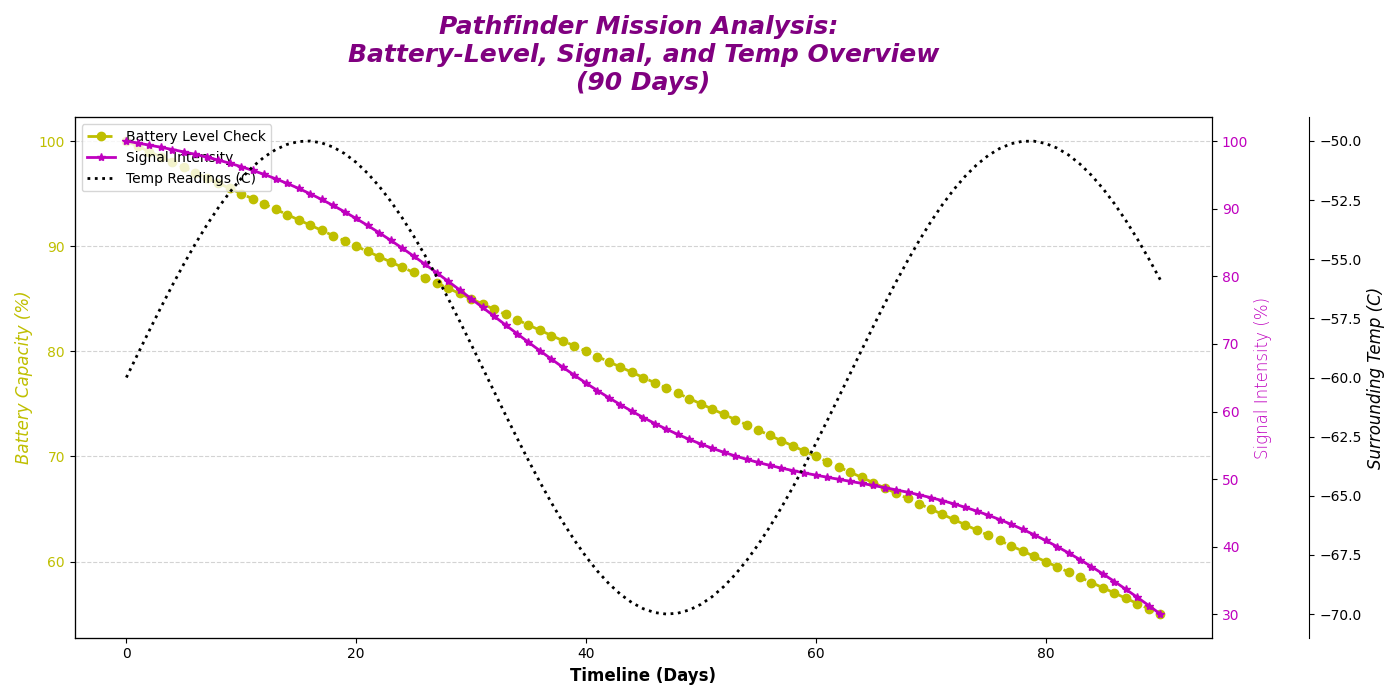

The script that drew this image:
import numpy as np
import matplotlib.pyplot as plt

days = np.arange(0, 91, 1)

battery_usage = 100 - 0.5 * days
signal_strength = np.clip(100 - (0.8 * days) + 5 * np.sin(0.1*days), 0, 100)
temperature_readings = -60 + 10 * np.sin(0.1 * days)

fig, ax1 = plt.subplots(figsize=(14, 7))

ax1.plot(days, battery_usage, 'y--o', label='Battery Level Check', linewidth=2)
ax1.set_xlabel('Timeline (Days)', fontsize=12, fontweight='bold')
ax1.set_ylabel('Battery Capacity (%)', color='y', fontsize=12, fontstyle='italic')
ax1.tick_params(axis='y', labelcolor='y')
ax1.grid(True, linestyle='--', which='both', color='lightgrey', axis='y')

ax2 = ax1.twinx()
ax2.plot(days, signal_strength, 'm-*', label='Signal Intensity', linewidth=2)
ax2.set_ylabel('Signal Intensity (%)', color='m', fontsize=12, fontweight='light')
ax2.tick_params(axis='y', labelcolor='m')
ax2.grid(False)

ax3 = ax1.twinx()
ax3.spines['right'].set_position(('outward', 70))
ax3.plot(days, temperature_readings, 'k:', label='Temp Readings (C)', linewidth=2)
ax3.set_ylabel('Surrounding Temp (C)', color='k', fontsize=12, fontstyle='oblique')
ax3.tick_params(axis='y', labelcolor='k')

lines1, labels1 = ax1.get_legend_handles_labels()
lines2, labels2 = ax2.get_legend_handles_labels()
lines3, labels3 = ax3.get_legend_handles_labels()

ax1.legend(lines1 + lines2 + lines3, labels1 + labels2 + labels3, loc='upper left', fontsize=10)

plt.title('Pathfinder Mission Analysis: \nBattery-Level, Signal, and Temp Overview\n(90 Days)',
          fontsize=18, fontweight='bold', fontstyle='italic', color='purple', pad=20)

plt.tight_layout()
plt.show()
